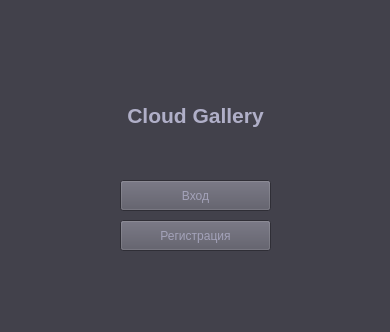
<?xml version="1.0" encoding="UTF-8"?>
<ui version="4.0">
 <class>WelcomePage</class>
 <widget class="QWidget" name="WelcomePage">
  <property name="geometry">
   <rect>
    <x>0</x>
    <y>0</y>
    <width>390</width>
    <height>332</height>
   </rect>
  </property>
  <property name="palette">
   <palette>
    <active>
     <colorrole role="WindowText">
      <brush brushstyle="SolidPattern">
       <color alpha="255">
        <red>152</red>
        <green>151</green>
        <blue>173</blue>
       </color>
      </brush>
     </colorrole>
     <colorrole role="Button">
      <brush brushstyle="SolidPattern">
       <color alpha="255">
        <red>66</red>
        <green>65</green>
        <blue>75</blue>
       </color>
      </brush>
     </colorrole>
     <colorrole role="Light">
      <brush brushstyle="SolidPattern">
       <color alpha="0">
        <red>255</red>
        <green>255</green>
        <blue>255</blue>
       </color>
      </brush>
     </colorrole>
     <colorrole role="Midlight">
      <brush brushstyle="SolidPattern">
       <color alpha="0">
        <red>227</red>
        <green>227</green>
        <blue>227</blue>
       </color>
      </brush>
     </colorrole>
     <colorrole role="Text">
      <brush brushstyle="SolidPattern">
       <color alpha="255">
        <red>152</red>
        <green>151</green>
        <blue>173</blue>
       </color>
      </brush>
     </colorrole>
     <colorrole role="BrightText">
      <brush brushstyle="SolidPattern">
       <color alpha="255">
        <red>152</red>
        <green>151</green>
        <blue>173</blue>
       </color>
      </brush>
     </colorrole>
     <colorrole role="ButtonText">
      <brush brushstyle="SolidPattern">
       <color alpha="255">
        <red>163</red>
        <green>162</green>
        <blue>185</blue>
       </color>
      </brush>
     </colorrole>
     <colorrole role="Base">
      <brush brushstyle="SolidPattern">
       <color alpha="255">
        <red>66</red>
        <green>65</green>
        <blue>75</blue>
       </color>
      </brush>
     </colorrole>
     <colorrole role="Window">
      <brush brushstyle="SolidPattern">
       <color alpha="255">
        <red>66</red>
        <green>65</green>
        <blue>75</blue>
       </color>
      </brush>
     </colorrole>
     <colorrole role="Highlight">
      <brush brushstyle="SolidPattern">
       <color alpha="255">
        <red>87</red>
        <green>86</green>
        <blue>99</blue>
       </color>
      </brush>
     </colorrole>
     <colorrole role="Link">
      <brush brushstyle="SolidPattern">
       <color alpha="255">
        <red>152</red>
        <green>151</green>
        <blue>173</blue>
       </color>
      </brush>
     </colorrole>
     <colorrole role="LinkVisited">
      <brush brushstyle="SolidPattern">
       <color alpha="255">
        <red>152</red>
        <green>151</green>
        <blue>173</blue>
       </color>
      </brush>
     </colorrole>
     <colorrole role="AlternateBase">
      <brush brushstyle="SolidPattern">
       <color alpha="255">
        <red>87</red>
        <green>86</green>
        <blue>99</blue>
       </color>
      </brush>
     </colorrole>
     <colorrole role="ToolTipBase">
      <brush brushstyle="SolidPattern">
       <color alpha="255">
        <red>87</red>
        <green>86</green>
        <blue>99</blue>
       </color>
      </brush>
     </colorrole>
     <colorrole role="ToolTipText">
      <brush brushstyle="SolidPattern">
       <color alpha="255">
        <red>152</red>
        <green>151</green>
        <blue>173</blue>
       </color>
      </brush>
     </colorrole>
     <colorrole role="PlaceholderText">
      <brush brushstyle="SolidPattern">
       <color alpha="128">
        <red>152</red>
        <green>151</green>
        <blue>173</blue>
       </color>
      </brush>
     </colorrole>
     <colorrole role="Accent">
      <brush brushstyle="SolidPattern">
       <color alpha="255">
        <red>152</red>
        <green>151</green>
        <blue>173</blue>
       </color>
      </brush>
     </colorrole>
    </active>
    <inactive>
     <colorrole role="WindowText">
      <brush brushstyle="SolidPattern">
       <color alpha="255">
        <red>176</red>
        <green>175</green>
        <blue>200</blue>
       </color>
      </brush>
     </colorrole>
     <colorrole role="Button">
      <brush brushstyle="SolidPattern">
       <color alpha="255">
        <red>87</red>
        <green>86</green>
        <blue>99</blue>
       </color>
      </brush>
     </colorrole>
     <colorrole role="Light">
      <brush brushstyle="SolidPattern">
       <color alpha="0">
        <red>255</red>
        <green>255</green>
        <blue>255</blue>
       </color>
      </brush>
     </colorrole>
     <colorrole role="Midlight">
      <brush brushstyle="SolidPattern">
       <color alpha="0">
        <red>227</red>
        <green>227</green>
        <blue>227</blue>
       </color>
      </brush>
     </colorrole>
     <colorrole role="Text">
      <brush brushstyle="SolidPattern">
       <color alpha="255">
        <red>152</red>
        <green>151</green>
        <blue>173</blue>
       </color>
      </brush>
     </colorrole>
     <colorrole role="BrightText">
      <brush brushstyle="SolidPattern">
       <color alpha="255">
        <red>152</red>
        <green>151</green>
        <blue>173</blue>
       </color>
      </brush>
     </colorrole>
     <colorrole role="ButtonText">
      <brush brushstyle="SolidPattern">
       <color alpha="255">
        <red>163</red>
        <green>162</green>
        <blue>185</blue>
       </color>
      </brush>
     </colorrole>
     <colorrole role="Base">
      <brush brushstyle="SolidPattern">
       <color alpha="255">
        <red>66</red>
        <green>65</green>
        <blue>75</blue>
       </color>
      </brush>
     </colorrole>
     <colorrole role="Window">
      <brush brushstyle="SolidPattern">
       <color alpha="255">
        <red>66</red>
        <green>65</green>
        <blue>75</blue>
       </color>
      </brush>
     </colorrole>
     <colorrole role="Highlight">
      <brush brushstyle="SolidPattern">
       <color alpha="255">
        <red>87</red>
        <green>86</green>
        <blue>99</blue>
       </color>
      </brush>
     </colorrole>
     <colorrole role="HighlightedText">
      <brush brushstyle="SolidPattern">
       <color alpha="255">
        <red>255</red>
        <green>255</green>
        <blue>255</blue>
       </color>
      </brush>
     </colorrole>
     <colorrole role="Link">
      <brush brushstyle="SolidPattern">
       <color alpha="255">
        <red>152</red>
        <green>151</green>
        <blue>173</blue>
       </color>
      </brush>
     </colorrole>
     <colorrole role="LinkVisited">
      <brush brushstyle="SolidPattern">
       <color alpha="255">
        <red>152</red>
        <green>151</green>
        <blue>173</blue>
       </color>
      </brush>
     </colorrole>
     <colorrole role="AlternateBase">
      <brush brushstyle="SolidPattern">
       <color alpha="255">
        <red>87</red>
        <green>86</green>
        <blue>99</blue>
       </color>
      </brush>
     </colorrole>
     <colorrole role="ToolTipBase">
      <brush brushstyle="SolidPattern">
       <color alpha="255">
        <red>87</red>
        <green>86</green>
        <blue>99</blue>
       </color>
      </brush>
     </colorrole>
     <colorrole role="ToolTipText">
      <brush brushstyle="SolidPattern">
       <color alpha="255">
        <red>152</red>
        <green>151</green>
        <blue>173</blue>
       </color>
      </brush>
     </colorrole>
     <colorrole role="PlaceholderText">
      <brush brushstyle="SolidPattern">
       <color alpha="128">
        <red>152</red>
        <green>151</green>
        <blue>173</blue>
       </color>
      </brush>
     </colorrole>
     <colorrole role="Accent">
      <brush brushstyle="SolidPattern">
       <color alpha="255">
        <red>152</red>
        <green>151</green>
        <blue>173</blue>
       </color>
      </brush>
     </colorrole>
    </inactive>
    <disabled>
     <colorrole role="WindowText">
      <brush brushstyle="SolidPattern">
       <color alpha="255">
        <red>176</red>
        <green>175</green>
        <blue>200</blue>
       </color>
      </brush>
     </colorrole>
     <colorrole role="Button">
      <brush brushstyle="SolidPattern">
       <color alpha="255">
        <red>87</red>
        <green>86</green>
        <blue>99</blue>
       </color>
      </brush>
     </colorrole>
     <colorrole role="Light">
      <brush brushstyle="SolidPattern">
       <color alpha="0">
        <red>255</red>
        <green>255</green>
        <blue>255</blue>
       </color>
      </brush>
     </colorrole>
     <colorrole role="Midlight">
      <brush brushstyle="SolidPattern">
       <color alpha="0">
        <red>227</red>
        <green>227</green>
        <blue>227</blue>
       </color>
      </brush>
     </colorrole>
     <colorrole role="BrightText">
      <brush brushstyle="SolidPattern">
       <color alpha="255">
        <red>152</red>
        <green>151</green>
        <blue>173</blue>
       </color>
      </brush>
     </colorrole>
     <colorrole role="Base">
      <brush brushstyle="SolidPattern">
       <color alpha="255">
        <red>66</red>
        <green>65</green>
        <blue>75</blue>
       </color>
      </brush>
     </colorrole>
     <colorrole role="Window">
      <brush brushstyle="SolidPattern">
       <color alpha="255">
        <red>66</red>
        <green>65</green>
        <blue>75</blue>
       </color>
      </brush>
     </colorrole>
     <colorrole role="Shadow">
      <brush brushstyle="SolidPattern">
       <color alpha="255">
        <red>105</red>
        <green>105</green>
        <blue>105</blue>
       </color>
      </brush>
     </colorrole>
     <colorrole role="Highlight">
      <brush brushstyle="SolidPattern">
       <color alpha="255">
        <red>87</red>
        <green>86</green>
        <blue>99</blue>
       </color>
      </brush>
     </colorrole>
     <colorrole role="Link">
      <brush brushstyle="SolidPattern">
       <color alpha="255">
        <red>152</red>
        <green>151</green>
        <blue>173</blue>
       </color>
      </brush>
     </colorrole>
     <colorrole role="LinkVisited">
      <brush brushstyle="SolidPattern">
       <color alpha="255">
        <red>152</red>
        <green>151</green>
        <blue>173</blue>
       </color>
      </brush>
     </colorrole>
     <colorrole role="AlternateBase">
      <brush brushstyle="SolidPattern">
       <color alpha="255">
        <red>87</red>
        <green>86</green>
        <blue>99</blue>
       </color>
      </brush>
     </colorrole>
     <colorrole role="ToolTipBase">
      <brush brushstyle="SolidPattern">
       <color alpha="255">
        <red>87</red>
        <green>86</green>
        <blue>99</blue>
       </color>
      </brush>
     </colorrole>
     <colorrole role="ToolTipText">
      <brush brushstyle="SolidPattern">
       <color alpha="255">
        <red>152</red>
        <green>151</green>
        <blue>173</blue>
       </color>
      </brush>
     </colorrole>
     <colorrole role="PlaceholderText">
      <brush brushstyle="SolidPattern">
       <color alpha="128">
        <red>152</red>
        <green>151</green>
        <blue>173</blue>
       </color>
      </brush>
     </colorrole>
     <colorrole role="Accent">
      <brush brushstyle="SolidPattern">
       <color alpha="255">
        <red>152</red>
        <green>151</green>
        <blue>173</blue>
       </color>
      </brush>
     </colorrole>
    </disabled>
   </palette>
  </property>
  <property name="windowTitle">
   <string>Form</string>
  </property>
  <widget class="QLabel" name="label">
   <property name="geometry">
    <rect>
     <x>80</x>
     <y>80</y>
     <width>231</width>
     <height>71</height>
    </rect>
   </property>
   <property name="font">
    <font>
     <pointsize>16</pointsize>
    </font>
   </property>
   <property name="text">
    <string>&lt;center&gt;&lt;b&gt;Cloud Gallery&lt;/b&gt;&lt;/center&gt;</string>
   </property>
  </widget>
  <widget class="QPushButton" name="signInButton">
   <property name="geometry">
    <rect>
     <x>120</x>
     <y>180</y>
     <width>151</width>
     <height>31</height>
    </rect>
   </property>
   <property name="text">
    <string>Вход</string>
   </property>
  </widget>
  <widget class="QPushButton" name="signUpButton">
   <property name="geometry">
    <rect>
     <x>120</x>
     <y>220</y>
     <width>151</width>
     <height>31</height>
    </rect>
   </property>
   <property name="text">
    <string>Регистрация</string>
   </property>
  </widget>
 </widget>
 <resources/>
 <connections/>
</ui>
